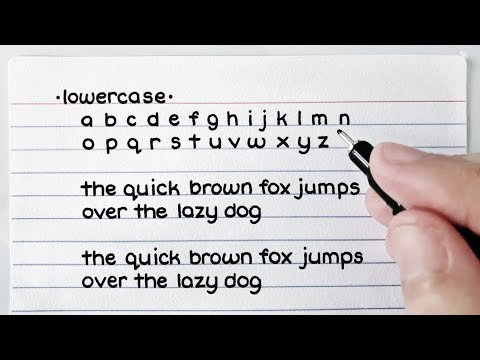
#> input picture alphabets.jpg, 480 x 360 px, found by its file name
$ jupyter execute --allow-errors 'Task 1- OCR.ipynb'
#> lines starting #> are read from the running program, lines starting #| are printed output that depends on the picture; after the words box and inside, x2 and y2 are one past the last pixel; in counts of white or black regions, pixels touching at a corner belong together
# Name: Supriya Vuradi

# Computer Vision & Internet of Things Internship

# Task 1: Optical Character Recognition (OCR)
# Character detector which extracts printed or handwritten text from an image.

## Import some modules

### Handwitten Image to Text Converter

[cell 1]
# An image proccessing library
import cv2

[cell 2]
# an image to text library
import pytesseract

[cell 3]
# used for mathematics but can be used in image proccessing
import numpy as np

[cell 4]
# display an image
import matplotlib.pyplot as plt
import matplotlib.image as img

[cell 5]
# Configure the module
pytesseract.pytesseract.tesseract_cmd = r'C:\Users\NARSAIAH\AppData\Local\tesseract.exe'

[cell 6]
# Make the image grey
# opening an image from the source path
img = cv2.imread(r'C:\Users\NARSAIAH\dataimages\alphabets.jpg')
#> img is the input picture: shape (360, 480, 3); mean B, G, R 156.6, 155.8, 158.8
plt.imshow(img)
gray = cv2.cvtColor(img, cv2.COLOR_RGB2GRAY)
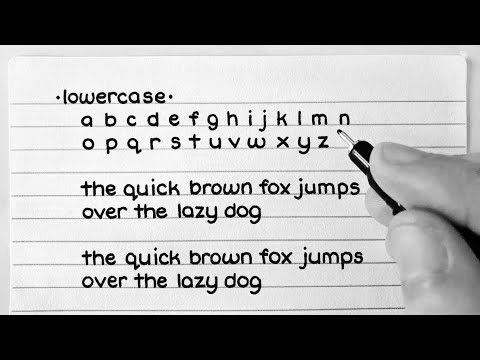
#> gray: shape (360, 480); min 0, max 255, mean 156.3
gray, img_bin = cv2.threshold(gray, 128, 255, cv2.THRESH_BINARY | cv2.THRESH_OTSU)
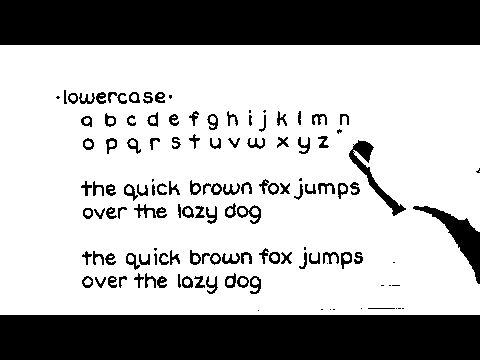
#> img_bin: shape (360, 480); 69.6% white; 131 black regions (23 under 20 px), largest, box (x1, y1, x2, y2) and area: (0, 0, 480, 45) 21600, (0, 315, 480, 360) 21600, (413, 206, 480, 284) 1365
#> gray = 113
gray = cv2.bitwise_not(img_bin)
kernel = np.ones((2, 1), np.uint8)
img = cv2.erode(gray, kernel, iterations=1)
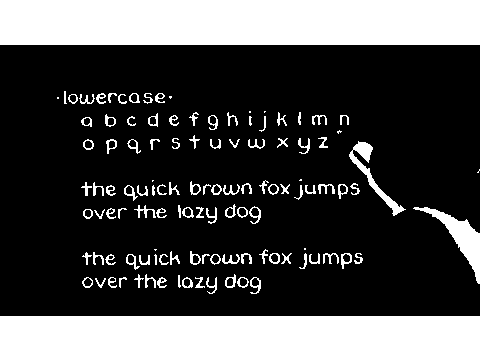
#> img: shape (360, 480); 29% white; 118 white regions (10 under 20 px), largest, box (x1, y1, x2, y2) and area: (0, 0, 480, 45) 21600, (0, 316, 480, 360) 21120, (413, 207, 480, 284) 1297
img = cv2.dilate(img, kernel, iterations=1)
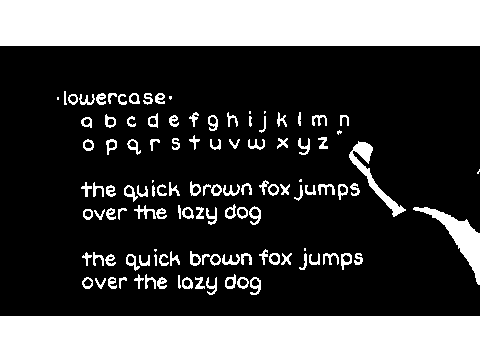
#> img: shape (360, 480); 30.3% white; 118 white regions (10 under 20 px), largest, box (x1, y1, x2, y2) and area: (0, 0, 480, 46) 22080, (0, 316, 480, 360) 21120, (413, 207, 480, 285) 1364

#> (a cell that did not finish here is left out)

#> (a cell that did not finish here is left out)

### Printed Image to Text converter

[cell 9]
# Import some modules
import cv2
# An image proccessing library
import pytesseract
# an image to text library
import numpy as np
# used for mathematics but can be used in image proccessing
import matplotlib.pyplot as plt
import matplotlib.image as img

# Configure the module
pytesseract.pytesseract.tesseract_cmd = r'C:\Users\NARSAIAH\AppData\Local\tesseract.exe'

# Make the image grey
img = cv2.imread(r'C:\Users\NARSAIAH\example.png')
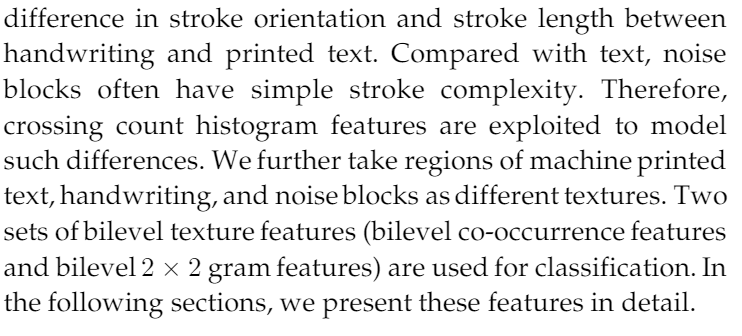
#> input picture example.PNG, 742 x 336 px, found by its file name
#> img is the input picture: shape (336, 742, 3); min 0, max 255, mean 231.2
plt.imshow(img)
gray = cv2.cvtColor(img, cv2.COLOR_RGB2GRAY)
#> gray: shape (336, 742)
gray, img_bin = cv2.threshold(gray, 128, 255, cv2.THRESH_BINARY | cv2.THRESH_OTSU)
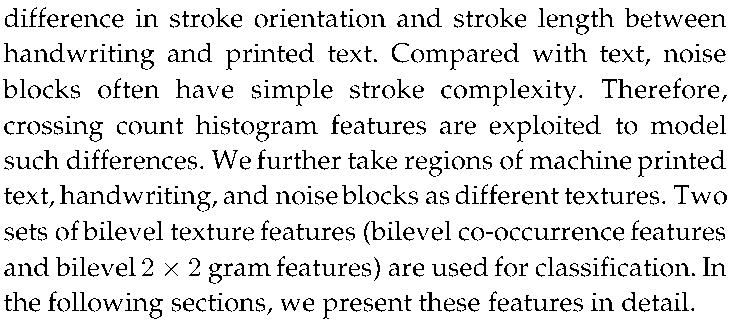
#> img_bin: shape (336, 742); 89.3% white; black in thin lines or dots
#> gray = 157
gray = cv2.bitwise_not(img_bin)
#> gray: shape (336, 742); 10.7% white in thin lines or dots
kernel = np.ones((2, 1), np.uint8)
img = cv2.erode(gray, kernel, iterations=1)
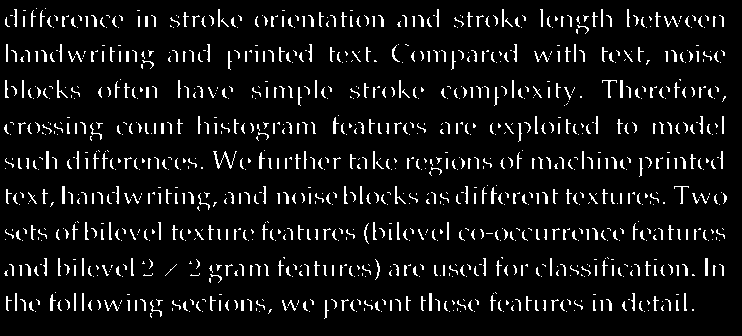
#> img: shape (336, 742); 7.2% white in thin lines or dots
img = cv2.dilate(img, kernel, iterations=1)
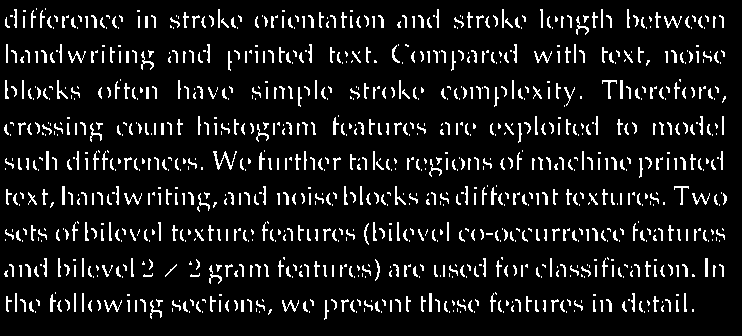
#> img: shape (336, 742); 8.9% white in thin lines or dots

# converts the image to result and saves it into result variable
#> (the rest of this cell did not finish here and is left out)
